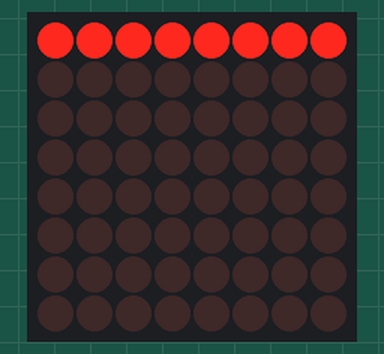
A sketch run on a simulated Arduino Uno, built with avr-gcc and run on an emulated ATmega328P. On the bench: 8×8 LED matrix.

Above: at 0.1 s.
At 0.6 s:
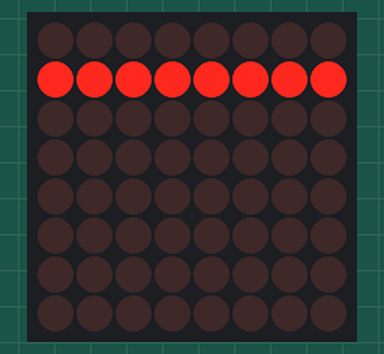
At 1.1 s:
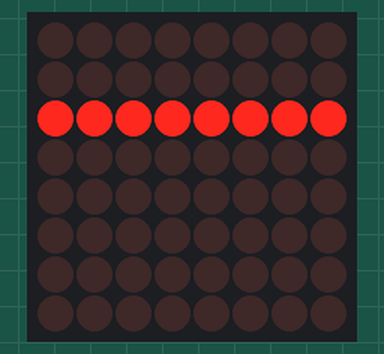
At 2.1 s:
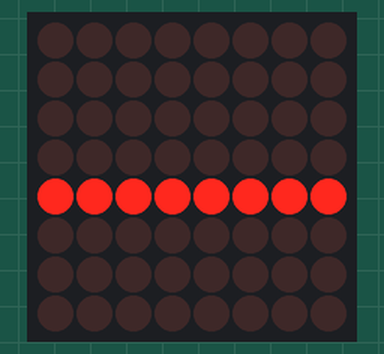
At 3.1 s:
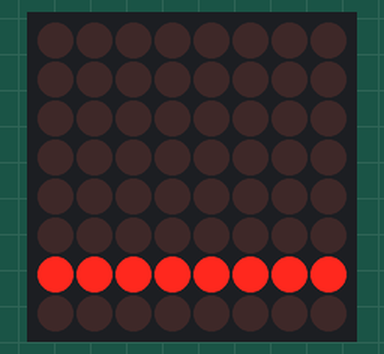
At 4.1 s:
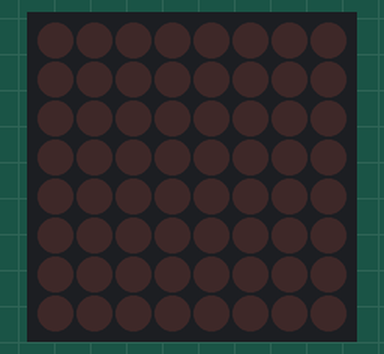

The sketch:

Code.ino
```cpp
#include <LedControl.h>

#define DATA_IN   2   // Pin connected to the DIN pin of MAX7219
#define CLK        4   // Pin connected to the CLK pin of MAX7219
#define LOAD       3   // Pin connected to the LOAD pin of MAX7219
#define MAX_DEVICES 1 // Number of MAX7219 chips connected

LedControl lc = LedControl(DATA_IN, CLK, LOAD, MAX_DEVICES);

void setup() {
  for (int i = 0; i < MAX_DEVICES; i++) {
    lc.shutdown(i, false);    // Wake up the LED matrix
    lc.setIntensity(i, 8);     // Set brightness level (0-15)
    lc.clearDisplay(i);        // Clear the matrix
  }
}

void loop() {
  // Display a simple pattern (a horizontal line)
  for (int row = 0; row < 8; row++) {
    lc.setRow(0, row, B11111111);  // Set entire row to be ON
    delay(500);
    lc.setRow(0, row, B00000000);  // Turn off the row
  }

  delay(1000);
}
```

Measured:
- by itself, everything shown: repeats every 5.0 s, in 9 steps
- what the display in image 1 shows lasts 0.5 s, from 0.5 s to 1.0 s
- what the display in image 5 shows lasts 1.0 s, from 4.0 s to 5.0 s
